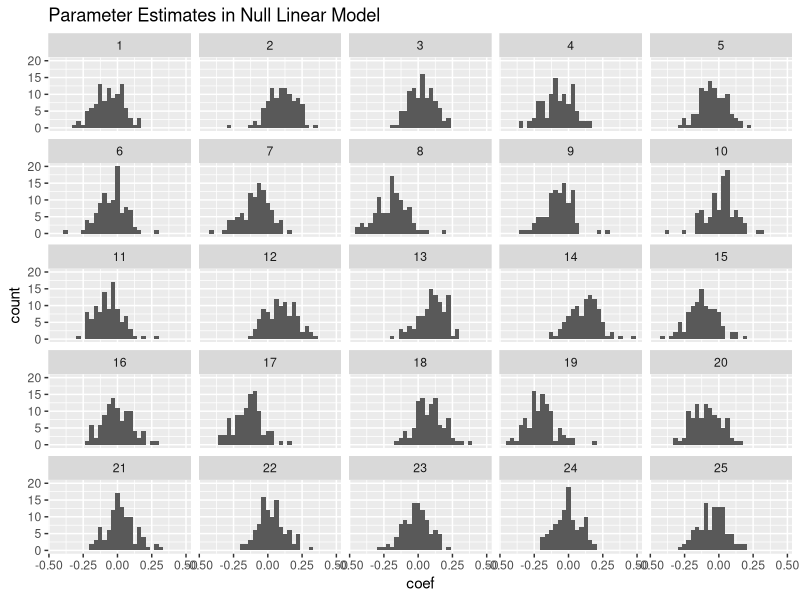
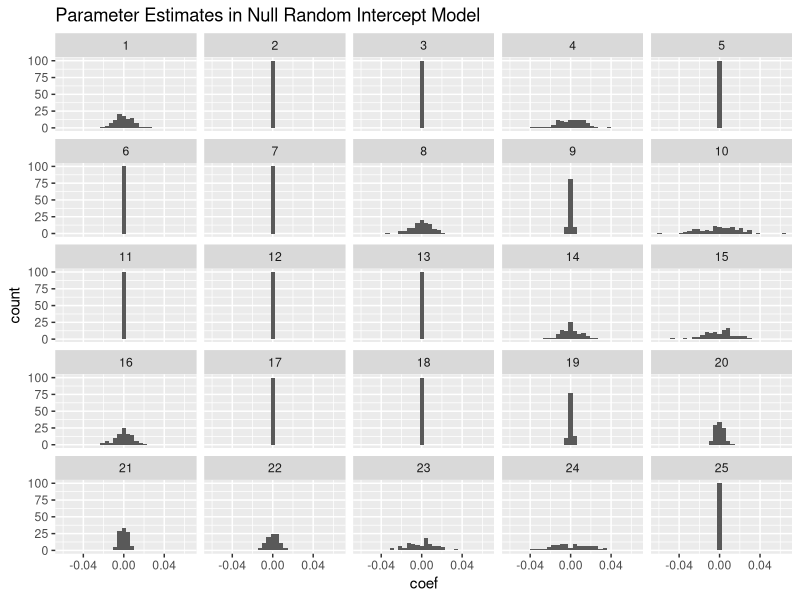
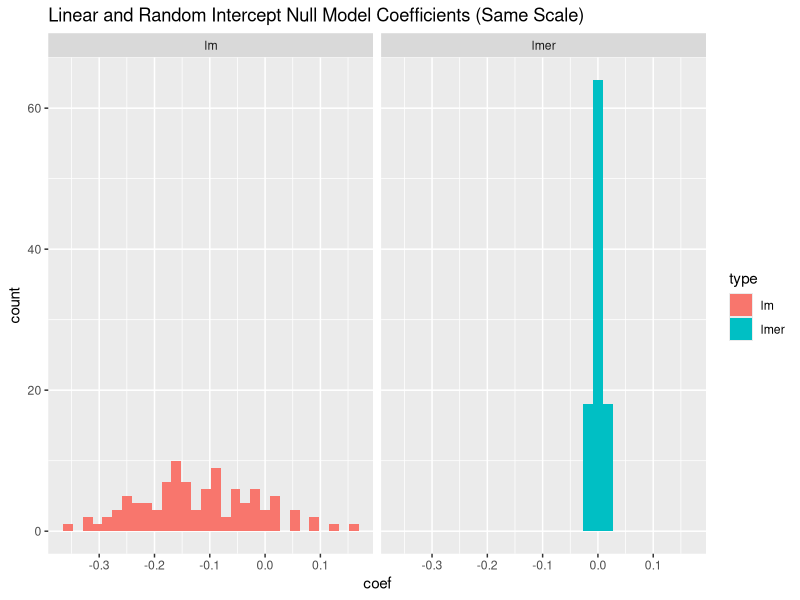
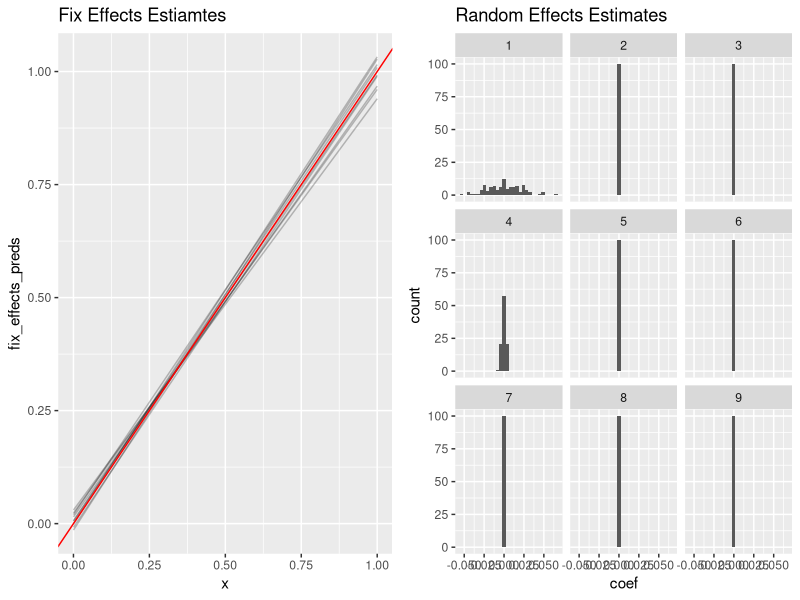
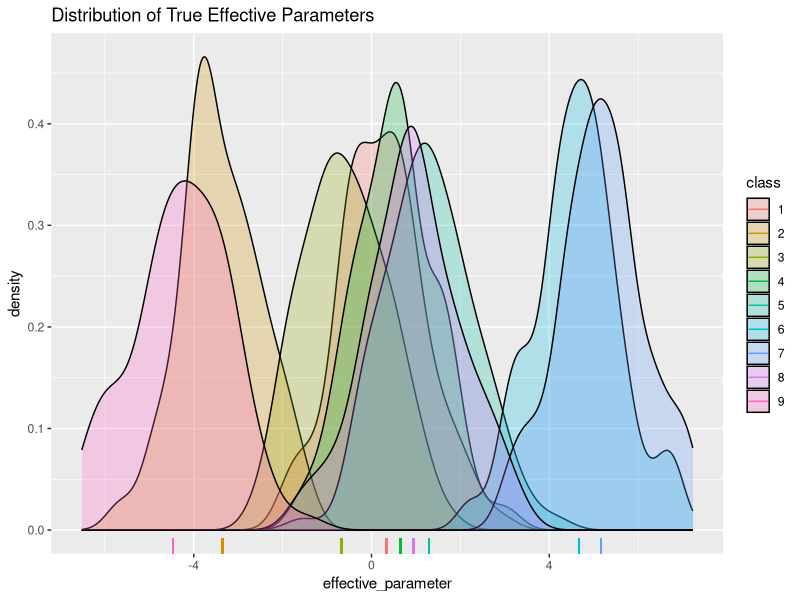
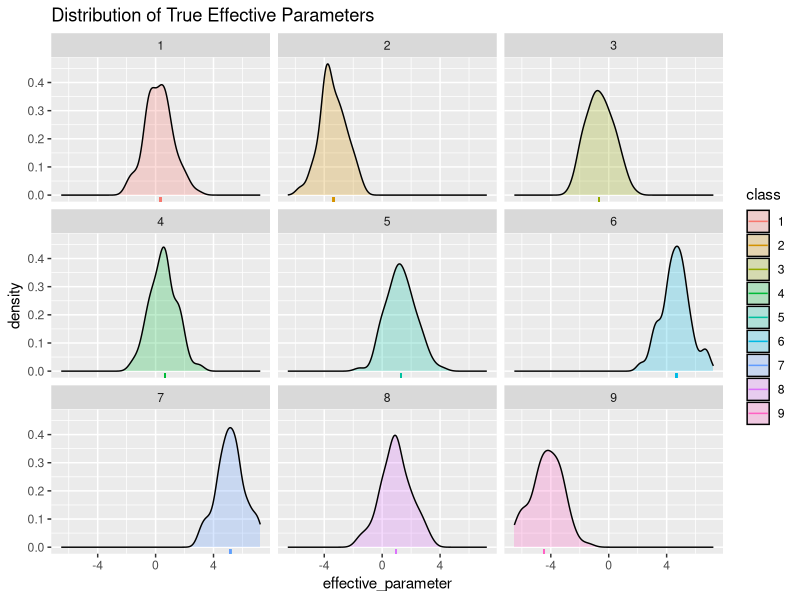
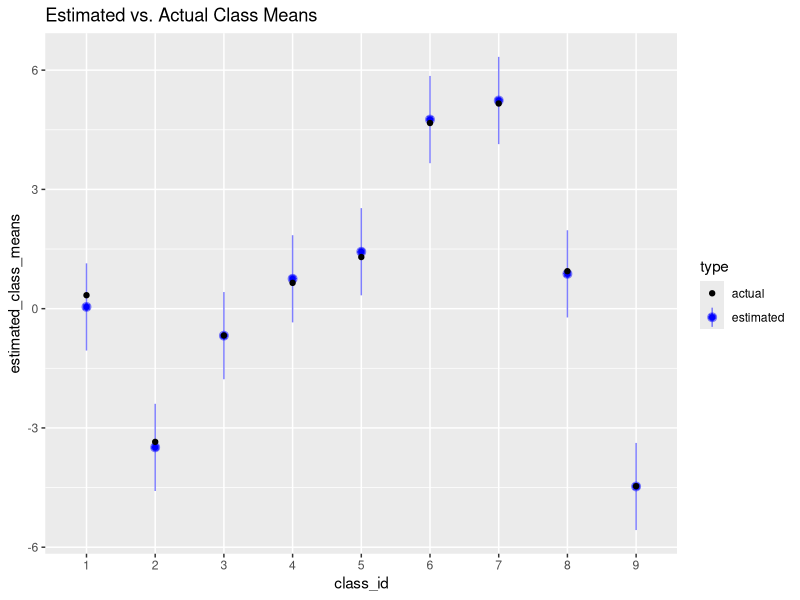
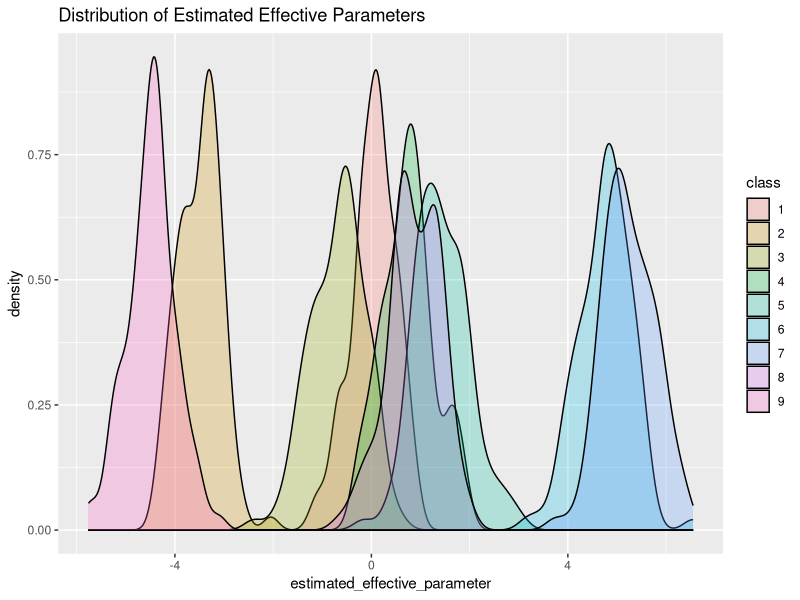

These figures' R source, in order:
## ---- chunk 1
estiamte_lm_random_classes <- function(N, N_classes) {
  X <- factor(sample(1:N_classes, N, replace=TRUE))
  y <- rnorm(N)
  M <- lm(y ~ X)
  coef(M)
}
## ---- chunk 2
# Replicate fitting an estimator N times
replicate_models <- function(N, N_classes, estimator, N_replicates) {
  model_coefs <- replicate(N_replicates, estimator(N, N_classes))
  model_coefs_melted <- data.frame(
    model_id = rep(1:N_replicates, each=N_classes),
    coef = as.vector(model_coefs)
  )
  model_coefs_melted
}
# 10000 replications of the independent y, random class model
model_coefs_melted <- replicate_models(10000, 100, estiamte_lm_random_classes, 25)

library("ggplot2")
ggplot(data=model_coefs_melted, aes(x=coef)) +
  geom_histogram() +
  facet_wrap(~model_id) +
  labs(title="Parameter Estimates in Null Linear Model")
## ---- chunk 3
set.seed(154)
N <- 10000
N_classes <- 100
df <- data.frame(
  X <- factor(sample(1:N_classes, N, replace=TRUE)),
  y <- rnorm(N)
)

## ---- chunk 4
M_lm <- lm(y ~ X, data = df)
## ---- chunk 5
library("lme4")
M_lmer <- lmer(y ~ (1 | X), data = df)
## ---- chunk 6
fixef(M_lmer)
## ---- chunk 7
head(ranef(M_lmer)$X)
## ---- chunk 8
attributes(VarCorr(M_lmer)$X)$stddev
## ---- chunk 9
sigma(M_lmer)
## ---- chunk 10
set.seed(154)
estiamte_lmer_random_classes <- function(N, N_classes) {
  df <- data.frame(
    x = factor(sample(1:N_classes, N, replace=TRUE)),
    y = rnorm(N)
  )
  M <- lmer(y ~ (1 | x), data = df)
  ranef(M)$x[, 1]
}

model_coefs_melted <- replicate_models(10000, 100,
                                       estiamte_lmer_random_classes, 25)

ggplot(data=model_coefs_melted, aes(x=coef)) +
  geom_histogram() +
  facet_wrap(~model_id) +
  labs(title="Parameter Estimates in Null Random Intercept Model")
## ---- chunk 11
set.seed(154)
df <- data.frame(
  x = factor(sample(1:N_classes, N, replace=TRUE)),
  y = rnorm(N)
)

M_lm <- lm(y ~ x, data = df)
M_lmer <- lmer(y ~ (1 | x), data = df)

plot_data <- data.frame(coef = c(coef(M_lm), ranef(M_lmer)$x[, 1]),
                        type = rep(c("lm", "lmer"), each = N_classes))

ggplot(aes(x = coef, fill = type), data = plot_data) + 
  geom_histogram() + 
  facet_wrap(~ type) +
  labs(title="Linear and Random Intercept Null Model Coefficients (Same Scale)")
## ---- chunk 12
set.seed(154)
df <- data.frame(
  t = runif(N),
  X = factor(sample(1:N_classes, N, replace=TRUE))
)
df$y <- df$t + rnorm(N)
M_lmer <- lmer(y ~ t + (1 | X), data = df)
## ---- chunk 13
fixef(M_lmer)
## ---- chunk 14
attributes(VarCorr(M_lmer)$X)$stddev
## ---- chunk 15
estimate_lmer_with_fixed <- function(N, N_classes) {
  df <- data.frame(
    t = runif(N),
    x = factor(sample(1:N_classes, N, replace=TRUE))
  )
  df$y <- df$t + rnorm(N)
  M <- lmer(y ~ t + (1 | x), data = df)
  M
}

set.seed(154)
N_replicates <- 9
N_classes <- 100
lmers_fixed_effects <- replicate(
  N_replicates,
  fixef(estimate_lmer_with_fixed(10000, N_classes))
)

# Evaluate the fixed effects part of the model on a grid of points on [0, 1]
N_grid_points <- 4
grid_matrix <- cbind(rep(1, N_grid_points), seq(0, 1, length = N_grid_points))
fixef_preds <- grid_matrix %*% lmers_fixed_effects
fixef_preds_melted <- data.frame(
  model_id = factor(rep(1:N_replicates, each = N_grid_points)),
  x = rep(seq(0, 1, length = N_grid_points), N_replicates),
  fix_effects_preds = as.vector(fixef_preds)
)
p_fixef <- ggplot(data = fixef_preds_melted, aes(x = x, y = fix_effects_preds)) +
                  geom_line(aes(group = model_id), alpha = .25) +
                  geom_abline(intercept = 0, slope = 1, color="red") +
                  labs(title="Fix Effects Estiamtes")


# Plot the random effect distribution from the same model
set.seed(154)
lmers_rand_effects <- replicate(
  N_replicates,
  ranef(estimate_lmer_with_fixed(10000, N_classes))$x[,1]
)

rand_effects_melted <- data.frame(
  model_id = rep(1:N_replicates, each = N_classes),
  coef = as.vector(lmers_rand_effects)
)

p_ranef <- ggplot(data=rand_effects_melted, aes(x=coef)) +
           geom_histogram() +
           facet_wrap(~model_id) +
           labs(title="Random Effects Estimates")
## ---- chunk 16
# I've suppressed the busywork involved in making these plots.
library("gridExtra")
grid.arrange(p_fixef, p_ranef, ncol=2)
## ---- chunk 17
N_class <- 9

class_parameters <- structure(
  rnorm(N_class, sd = 3),
  names = as.character(1:N_class)
)

head(class_parameters)
## ---- chunk 18
N_subclass <- 100

subclass_parameters <- structure(
  rnorm(N_class*N_subclass),
  # The transpose is to put things in an intuitive order
  names = as.vector(t(outer(1:N_class, 1:N_subclass, paste, sep=".")))
)

head(subclass_parameters)
## ---- chunk 19
# Get the class name from a subclass name. For example:
#   get_class_name("10.4") == "10"
get_class_name <- function(subclass_name) {
  strsplit(subclass_name, ".", fixed = TRUE)[[1]][1]
}

effective_parameters <- lapply(
  names(subclass_parameters),
  function(x) subclass_parameters[x] + class_parameters[get_class_name(x)]
)
names(effective_parameters) <- names(subclass_parameters)

parameters_df <- data.frame(
  effective_parameter = unlist(effective_parameters),
  class = rep(names(class_parameters), each = N_subclass),
  class_parameter = rep(class_parameters, each = N_subclass)
)

ggplot(data = parameters_df, aes(x = effective_parameter)) +
  geom_density(aes(fill = class), alpha = .25) +
  geom_rug(aes(x = class_parameter, colour = class)) +
  labs(title = "Distribution of True Effective Parameters")
## ---- chunk 20
ggplot(data = parameters_df, aes(x = effective_parameter)) +
  geom_density(aes(fill = class), alpha = .25) +
  geom_rug(aes(x = class_parameter, colour = class)) +
  facet_wrap(~ class) +
  labs(title = "Distribution of True Effective Parameters") 
## ---- chunk 21
N_obs <- 10000

class <- as.character(sample(1:N_class, N_obs, replace = TRUE))
subclass <- as.character(sample(1:N_subclass, N_obs, replace = TRUE))
class_subclass <- paste(class, subclass, sep = ".")
y <- class_parameters[class] + subclass_parameters[class_subclass] + rnorm(N_obs, sd = 5)

class_subclass_df <- data.frame(
  class  = class,
  subclass = subclass,
  y = y
)

head(class_subclass_df)
## ---- chunk 22
class_subclass_lmer <- lmer(y ~ (1 | class) + (1 | class:subclass),
                            data = class_subclass_df)
## ---- chunk 23
library("arm") # Contains extra functions for manipulating lmer objects.
class_means_df <- data.frame(
  class_id = names(class_parameters),
  true_class_means = class_parameters,
  estimated_class_means = fixef(class_subclass_lmer) + 
                          ranef(class_subclass_lmer)$class[, 1],
  # The intercept and class means are assumed to vary independently here.
  upper_se = fixef(class_subclass_lmer) + 
             ranef(class_subclass_lmer)$class[, 1] +
             sqrt(se.coef(class_subclass_lmer)$fixef^2 + 
                          se.coef(class_subclass_lmer)$class[, 1]^2),
  lower_se = fixef(class_subclass_lmer) +
             ranef(class_subclass_lmer)$class[, 1] -
             sqrt(se.coef(class_subclass_lmer)$fixef^2 + 
                          se.coef(class_subclass_lmer)$class[, 1]^2)
)

ggplot(data = class_means_df) +
  geom_point(aes(x = class_id, y = estimated_class_means, colour = "estimated")) +
  geom_pointrange(aes(x = class_id, y = estimated_class_means,
                      ymax = upper_se, ymin = lower_se, colour = "estimated"),
                  alpha = .5) +
  geom_point(aes(x = class_id, y = true_class_means, colour = "actual")) +
  scale_colour_manual(name = "type", values = c("black", "blue")) +
  labs(title = "Estimated vs. Actual Class Means")
## ---- chunk 24
estimated_parameters_df <- data.frame(
  estimated_effective_parameter =
    rep(fixef(class_subclass_lmer), N_class*N_subclass) +
    rep(ranef(class_subclass_lmer)$class[, 1], each = N_subclass) +
    ranef(class_subclass_lmer)[["class:subclass"]][, 1],
  class = factor(rep(1:9, each = N_subclass))
)

ggplot(data = estimated_parameters_df, aes(x = estimated_effective_parameter)) +
  geom_density(aes(fill = class), alpha=.25) +
  labs(title = "Distribution of Estimated Effective Parameters")
## ---- chunk 25
actuals <- ggplot(data = parameters_df, aes(x = effective_parameter)) +
  geom_density(aes(fill = class), alpha=.25)

estimates <- ggplot(data = estimated_parameters_df,
                    aes(x = estimated_effective_parameter)) +
  geom_density(aes(fill = class), alpha = .25)

grid.arrange(actuals + scale_x_continuous(limits = c(-8, 8)),
             estimates + scale_x_continuous(limits = c(-8, 8)),
             nrow=2)
## ---- chunk 26
subclass_lm <- lm(y ~ -1 + factor(subclass) : factor(class), data = class_subclass_df)
estimated_parameters_lm <- coef(subclass_lm)

# Assign reasonable names to the coefficients in the correct order.
names(estimated_parameters_lm) <- as.vector(
  t(outer(1:N_class, 1:N_subclass, paste, sep="."))
)

subclass_lm_df <- data.frame(
  estimated_parameter = estimated_parameters_lm,
  class = rep(names(class_parameters), each = N_subclass)
)

estimates_lm <- ggplot(data = subclass_lm_df, aes(x = estimated_parameter)) + 
  geom_density(aes(fill = class), alpha = .25)
  
grid.arrange(actuals + scale_x_continuous(limits = c(-10, 10)),
             estimates_lm + scale_x_continuous(limits = c(-10, 10)),
             nrow=2)
